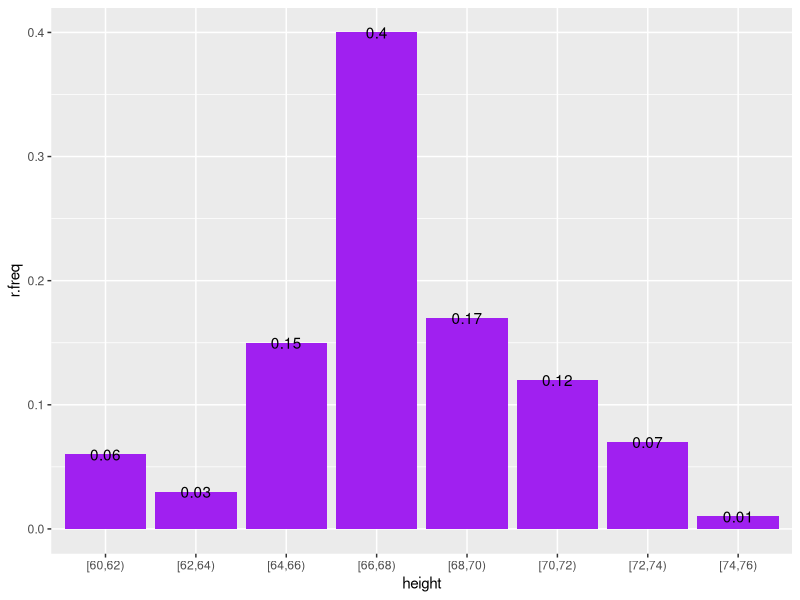

This figure's R source:
#page 55-56
library(ggplot2)
dtabl<-data.frame(height=c(59.95,60,60.5,61,61,61.5,63.5,63.5,63.5,64,64,64,64,64,64,64,
         64.5,64.5,64.5,64.5,64.5,64.5,64.5,64.5,
         66,66,66,66,66,66,66,66,66,66,
         66.5,66.5,66.5,66.5,66.5,66.5,66.5,66.5,66.5,66.5,66.5,
         67,67,67,67,67,67,67,67,67,67,67,67,
         67.5,67.5,67.5,67.5,67.5,67.5,67.5,
         68,68,
         69,69,69,69,69,69,69,69,69,69,
         69.5,69.5,69.5,69.5,69.5,
         70,70,70,70,70,70,
         70.5,70.5,70.5,
         71,71,71,
         72,72,72,
         72.5,72.5,
         73,
         73.5,
         74,75.95))
View(dtabl)
breaks=seq(59.95,75.95,by=2)
dcut=cut(dtabl$height,breaks,right=FALSE)
dout=as.data.frame(table(dcut))
dout<-transform(dout,cumFreq=cumsum(Freq),relative=round(prop.table(Freq),2))
ggplot(dout,aes(dcut,relative))+
  geom_col(fill="purple")+
  geom_text(aes(label=relative))+
   xlab("height")+ylab("r.freq")
#The answer may slightly vary due to rounding off values.
